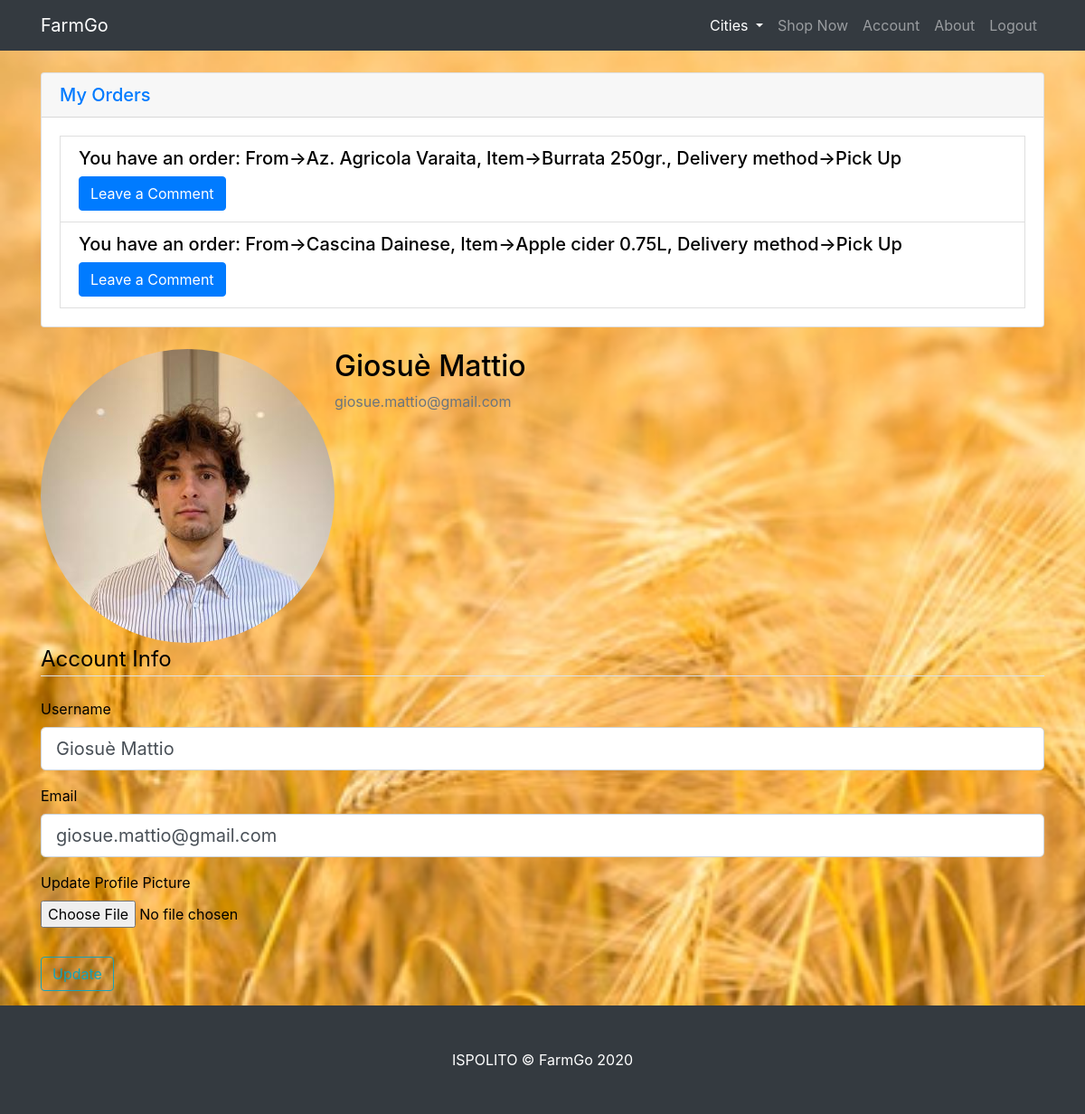
Page /account (signed in) on the committed database.
### FlaskBlog/models.py (models this page shows, shortened)
class ProductItem(db.Model):
    __tablename__ = 'products'
    id = db.Column(db.Integer, primary_key=True)
    name = db.Column(db.String(64), unique=False)
    descr = db.Column(db.Text, unique=True, nullable=True)
    price = db.Column(db.Float, nullable=False)
    user_id = db.Column(db.Integer, db.ForeignKey('user.id'), nullable=False)
    cartitems = db.relationship('PurchaseInfo', backref='product_name', lazy=True)

class Post(db.Model):
    id = db.Column(db.Integer, primary_key=True)
    title = db.Column(db.String(100), nullable=False)
    date_posted = db.Column(db.DateTime, nullable=False, default=datetime.utcnow)
    image_farm_file = db.Column(db.String(20), nullable=False, default='farm_pic.jpg')
    content = db.Column(db.Text, nullable=False)
    user_id = db.Column(db.Integer, db.ForeignKey('user.id'), nullable=False)
    user_order_farms = db.relationship('PurchaseInfo', backref='farm_that_sold', lazy=True)
    user_order_comment_farms = db.relationship('Comments', backref='farm_got_commented', lazy=True)
    city = db.Column(db.String(20), nullable=False, default='Torino')

class PurchaseInfo(db.Model):
    id = db.Column(db.Integer, primary_key=True)
    delivery = db.Column(db.String(100), nullable=False, default='pick up')
    user_id = db.Column(db.Integer, db.ForeignKey('user.id'), nullable=False)
    post_id = db.Column(db.Integer, db.ForeignKey('post.id'), nullable=False)
    good_id = db.Column(db.Integer, db.ForeignKey('products.id'), nullable=False)

class User(db.Model, UserMixin):
    id = db.Column(db.Integer, primary_key=True)
    username = db.Column(db.String(20), unique=True, nullable=False)
    email = db.Column(db.String(120), unique=True, nullable=False)
    image_file = db.Column(db.String(20), nullable=False, default='defaultprofilepic.jpg')
    password = db.Column(db.String(60), nullable=False)
    role = db.Column(db.String(15), nullable=False)
    check = db.Column(db.Integer, nullable=False, default=0)
    posts = db.relationship('Post', backref='author', lazy=True)
    products = db.relationship('ProductItem', backref='producer', lazy=True)
    userorders = db.relationship('PurchaseInfo', backref='buyer', lazy=True)
    usercomments = db.relationship('Comments', backref='personwhocommented', lazy=True)

### FlaskBlog/routes.py (the view)
@app.route('/account', methods=['GET','POST'])
@login_required
def account():
    form = UpdateAccountForm()
    purchaseinfo = PurchaseInfo.query.filter_by(user_id=current_user.id).all()
    purchaseinfo_producer = PurchaseInfo.query.all()
    products = ProductItem.query.all()
    posts = Post.query.all()
    users = User.query.all()
    if form.validate_on_submit():
        if form.picture.data:
            picture_file = save_picture(form.picture.data)
            current_user.image_file = picture_file
        current_user.username = form.username.data
        current_user.email = form.email.data
        db.session.commit()
        flash('Your account has been updated', 'success')
        return redirect(url_for('account'))
    elif request.method == 'GET':
        form.username.data = current_user.username
        form.email.data = current_user.email
    image_file = url_for('static', filename='Pics/' + current_user.image_file)
    return render_template('account.html', title='Account', image_file=image_file, form=form,
                           purchaseinfo=purchaseinfo, posts=posts, products=products,
                           users=users, purchaseinfo_producer=purchaseinfo_producer)

### FlaskBlog/forms.py
class UpdateAccountForm(FlaskForm):
    username = StringField('Username', validators=[DataRequired(), Length(min=2,max=22)])
    email = StringField('Email', validators=[DataRequired(), Email()])
    picture = FileField('Update Profile Picture', validators=[FileAllowed(['png', 'jpg'])])
    submit = SubmitField('Update')

### FlaskBlog/models.py (called while the page is built)
@login_manager.user_loader
def load_user(id):
    return User.query.get(int(id))

### FlaskBlog/templates/account.html (shortened to what this page needs)
{% extends 'layout.html' %}
{% block content %}
        {% if current_user.role == 'user' %}
    <div class="mb-4" id="accordion" role="tablist" aria-multiselectable="true">
      <div class="card">
        <div class="card-header" role="tab" id="headingOne">
          <h5 class="mb-0">
            <a data-toggle="collapse" data-parent="#accordion" href="#collapseOne" aria-expanded="true" aria-controls="collapseOne">My Orders</a>
          </h5>
        </div>
        <div id="collapseOne" class="collapse show" role="tabpanel" aria-labelledby="headingOne">
          <div class="card-body">
            {% if purchaseinfo %}
                {% for purchased in purchaseinfo %}
                    {% for post in posts %}
                        {% for product in products %}
                               {% if purchased.post_id == post.id and purchased.good_id == product.id %}
                                    <li class="list-group-item">
                                        <h5>You have an order: From->{{ post.title }}, Item->{{ product.name }}, Delivery method->{{ purchased.delivery }} </h5>
                                        <a href="{{ url_for('comments', post_id=post.id) }}" class="btn btn-primary">Leave a Comment</a>
                                    </li>
                               {% endif%}
                        {% endfor %}
                    {% endfor %}
                {% endfor %}
            {% else %}
                <p>you don't have orders</p>
            {% endif %}
          </div>
        </div>
      </div>
    </div>
        {% endif %}
    <div class="content-section">
      <div class="media">
        <img class="rounded-circle account-img" src={{ image_file }}>
        <div class="media-body">
          <h2 class="account-heading">{{ current_user.username }}</h2>
          <p class="text-secondary">{{ current_user.email }}</p>
        </div>
      </div>
        <form method="post" action="" enctype="multipart/form-data">
            <fieldset class="form-group">
                    <legend class="border-bottom mb-4">Account Info</legend>
                <div class="form-group">
                    {{ form.username.label(class="form-control-label") }}
                    {% if form.username.errors %}
                        {{ form.username(class="form-control form-control-lg is-invalid") }}
                        <div class="invalid-feedback">
                            {% for error in form.username.errors %}
                                <span>{{ error }}</span>
                            {% endfor %}
                        </div>
                    {% else %}
                        {{ form.username(class="form-control form-control-lg") }}
                    {% endif %}
                </div>
                <div class="form-group">
                    {{ form.email.label(class="form-control-label") }}
                    {% if form.email.errors %}
                        {{ form.email(class="form-control form-control-lg is-invalid") }}
                        <div class="invalid-feedback">
                            {% for error in form.email.errors %}
                                <span>{{ error }}</span>
                            {% endfor %}
                        </div>
                    {% else %}
                        {{ form.email(class="form-control form-control-lg") }}
                    {% endif %}
                </div>
                <div class="form-group">
                    {{ form.picture.label() }}
                    {{ form.picture(class="form-control-file") }}
                </div>
            </fieldset>
            <div class="form-group">
                {{ form.submit(class="btn btn-outline-info") }}
            </div>
        </form>
    </div>
{% endblock %}

### FlaskBlog/static/css/modern-business.css (style rules this page uses)
body { padding-top: 56px; }

### rows in the picture
PurchaseInfo: delivery "Pick Up"
Post: title "Az. Agricola Varaita"
ProductItem: name "Burrata 250gr."
PurchaseInfo: delivery "Pick Up"
Post: title "Cascina Dainese"
ProductItem: name "Apple cider 0.75L"
User: username "Giosuè Mattio", email "giosue.mattio@gmail.com"
